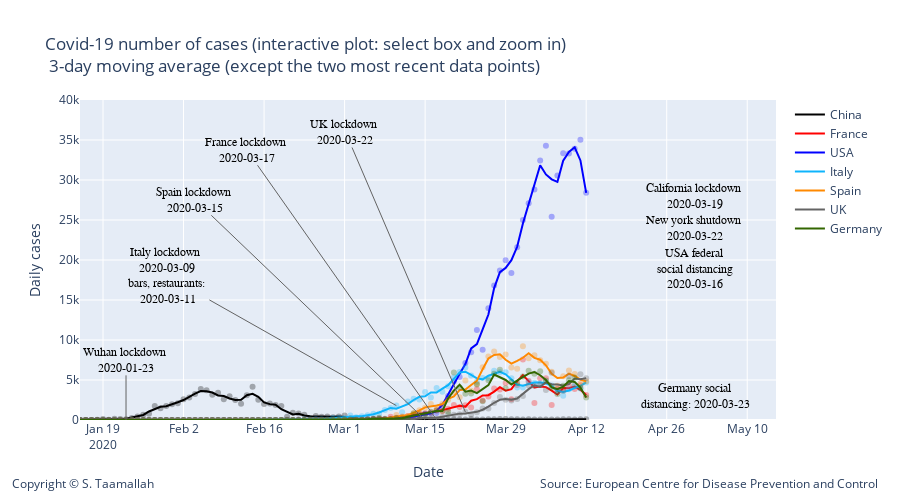

Here is the notebook cell this chart was saved with:
### Code cell
degree = 1
#smooth_italy = smoothTriangle(df_italy['deaths'],degree)

smooth_china = smoothTriangle(df_china['cases'], degree)
smooth_france = smoothTriangle(df_france['cases'], degree)
smooth_italy = smoothTriangle(df_italy['cases'],degree)
smooth_usa = smoothTriangle(df_usa['cases'],degree)
smooth_uk = smoothTriangle(df_uk['cases'],degree)
smooth_germany = smoothTriangle(df_germany['cases'],degree)
smooth_spain = smoothTriangle(df_spain['cases'],degree)
smooth_korea = smoothTriangle(df_korea['cases'],degree)
smooth_netherlandss = smoothTriangle(df_netherlands['cases'],degree)

smooth_china = smooth_3day(df_china['cases'])
smooth_france = smooth_3day(df_france['cases'])
smooth_italy = smooth_3day(df_italy['cases'])
smooth_usa = smooth_3day(df_usa['cases'])
smooth_uk = smooth_3day(df_uk['cases'])
smooth_germany = smooth_3day(df_germany['cases'])
smooth_spain = smooth_3day(df_spain['cases'])
smooth_korea = smooth_3day(df_korea['cases'])
smooth_netherlandss = smooth_3day(df_netherlands['cases'])











# Add traces
trace1 = go.Scatter(
        x=df_china.index, 
        y=df_china['cases'],
        mode='markers',
        name='China daily cases',
        line_color='rgba(0, 0, 0, .3)',
        showlegend=False,
)

trace11 = go.Scatter(
        x=df_china.index, 
        y=smooth_china,
        mode='lines',
        name='China',
        line_color='rgba(0, 0, 0, 1)',
)


trace2 = go.Scatter(
        x=df_france.index, 
        y=df_france['cases'],
        mode='markers',
        name='France',
        line_color='rgba(256, 0, 0, .3)',
        showlegend=False,
)

trace22 = go.Scatter(
        x=df_france.index, 
        y=smooth_france,
        mode='lines',
        name='France',
        line_color='rgba(256, 0, 0, 1)',
)


trace3 = go.Scatter(
        x=df_usa.index, 
        y=df_usa['cases'],
        mode='markers',
        name='USA',
        line_color='rgba(0, 0, 255, .3)',
    showlegend=False,
)

trace33 = go.Scatter(
        x=df_usa.index, 
        y=smooth_usa,
        mode='lines',
        name='USA',
        line_color='rgba(0, 0, 255, 1)',
)
    
    
trace4 = go.Scatter(
        x=df_italy.index, 
        y=df_italy['cases'],
        mode='markers',
        name='Italy',
        line_color='rgba(14, 180, 252, .3)',
    showlegend=False,
)

trace44 = go.Scatter(
        x=df_italy.index, 
        y=smooth_italy,
        mode='lines',
        name='Italy',
        line_color='rgba(14, 180, 252, 1)',
)

trace5 = go.Scatter(
        x=df_spain.index, 
        y=df_spain['cases'],
        mode='markers',
        name='Spain',
        line_color='rgba(255, 137, 0, .3)',
    showlegend=False,
)

trace55 = go.Scatter(
        x=df_spain.index, 
        y=smooth_spain,
        mode='lines',
        name='Spain',
        line_color='rgba(255, 137, 0, 1)',
)


trace6 = go.Scatter(
        x=df_uk.index, 
        y=df_uk['cases'],
        mode='markers',
        name='UK',
        line_color='rgba(100, 100, 100, .3)',
    showlegend=False
)

trace66 = go.Scatter(
        x=df_uk.index, 
        y=smooth_uk,
        mode='lines',
        name='UK',
        line_color='rgba(100, 100, 100, 1)',
)

trace7 = go.Scatter(
        x=df_germany.index, 
        y=df_germany['cases'],
        mode='markers',
        name='Germany',
        line_color='rgba(51, 102, 0, .3)',
    showlegend=False,
)

trace77 = go.Scatter(
        x=df_germany.index, 
        y=smooth_germany,
        mode='lines',
        name='Germany',
        line_color='rgba(51, 102, 0, 1)',
)


data = [trace1,trace11, trace2, trace22, trace3, trace33, trace4, trace44, trace5, trace55, trace6, trace66, trace7, trace77]

layout = go.Layout(
    title="Covid-19 number of cases (interactive plot: select box and zoom in) <br> 3-day moving average (except the two most recent data points)",
    width=900,
    height=500,
    
    # Top left
    xaxis=dict(
        title='Date',
        range=['2020-01-15', '2020-05-15'],
    ),
    yaxis=dict(
        title='Daily cases',
        #type='log',
        range=[0,40000],
        anchor='x'
    ),
    
      annotations=[
        dict(
            x=1.15,
            y=-0.23,
            showarrow=False,
            text='Source: European Centre for Disease Prevention and Control',
            xref='paper',
            yref='paper'
        ),
        
        dict(
            x=-0.1,
            y=-0.23,
            showarrow=False,
            text='Copyright © S. Taamallah ',
            xref='paper',
            yref='paper'
        )
    ],
    
)



fig = go.Figure(data=data, layout=layout)



fig.add_annotation(
        x='2020-01-23',
        y=20,
        xref="x",
        yref="y",
        text="Wuhan lockdown <br> 2020-01-23 ",
        showarrow=True,
        font=dict(
            family="Courier New, monospace",
            size=12,
            color="black"
            ),
        align="center",
        arrowhead=0,
        arrowsize=1,
        arrowwidth=1,
        arrowcolor="#636363",
        ax=0,
        ay=-60,
        #bordercolor="#c7c7c7",
        #borderwidth=2,
        #borderpad=4,
        #bgcolor="#ff7f0e",
        #opacity=0.8
        )


fig.add_annotation(
        x='2020-03-10',
        y=1800,
        xref="x",
        yref="y",
        text="Italy lockdown <br> 2020-03-09 <br> bars, restaurants: <br> 2020-03-11",
        showarrow=True,
        font=dict(
            family="Courier New, monospace",
            size=12,
            color="black"
            ),
        align="center",
        arrowhead=0,
        arrowsize=1,
        arrowwidth=1,
        arrowcolor="#636363",
        ax=-230,
        ay=-130,
        #bordercolor="#c7c7c7",
        #borderwidth=2,
        #borderpad=4,
        #bgcolor="#ff7f0e",
        #opacity=0.8
        )


fig.add_annotation(
            x='2020-03-17',
            y=30,
            text="France lockdown <br> 2020-03-17 ",
            showarrow=True,
            font=dict(
            family="Courier New, monospace",
            size=12,
            color="black",
            ),
        align="center",
        arrowhead=0,
        arrowsize=1,
        arrowwidth=1,
        arrowcolor="#636363",
        ax=-190,
        ay=-270,
)


fig.add_annotation(
            x='2020-03-15',
            y=20,
            text="Spain lockdown <br> 2020-03-15 ",
            showarrow=True,
            font=dict(
            family="Courier New, monospace",
            size=12,
            color="black",
            ),
        align="center",
        arrowhead=0,
        arrowsize=1,
        arrowwidth=1,
        arrowcolor="#636363",
        ax=-230,
        ay=-220,
)


fig.add_annotation(
            x='2020-03-22',
            y=1000,
            text="UK lockdown <br> 2020-03-22 ",
            showarrow=True,
            font=dict(
            family="Courier New, monospace",
            size=12,
            color="black",
            ),
        align="center",
        arrowhead=0,
        arrowsize=1,
        arrowwidth=1,
        arrowcolor="#636363",
        ax=-120,
        ay=-280,
)

fig.add_annotation(
            x='2020-05-01',
            y=3000,
            text="Germany social <br> distancing: 2020-03-23 ",
            showarrow=False,
            font=dict(
            family="Courier New, monospace",
            size=12,
            color="black",
            ),
        align="center",
        arrowhead=0,
        arrowsize=1,
        arrowwidth=1,
        arrowcolor="#636363",
        ax=600,
        ay=-60,
)

fig.add_annotation(
            x='2020-05-01',
            y=19000,
            text="USA federal <br> social distancing <br> 2020-03-16 ",
            showarrow=False,
            font=dict(
            family="Courier New, monospace",
            size=12,
            color="black",
            ),
        align="center",
        arrowhead=0,
        arrowsize=1,
        arrowwidth=1,
        arrowcolor="#636363",
        ax=600,
        ay=-520,
)

fig.add_annotation(
            x='2020-05-01',
            y=24000,
            text="New york shutdown <br> 2020-03-22 ",
            showarrow=False,
            font=dict(
            family="Courier New, monospace",
            size=12,
            color="black",
            ),
        align="center",
        arrowhead=0,
        arrowsize=1,
        arrowwidth=1,
        arrowcolor="#636363",
        ax=600,
        ay=-420,
)



fig.add_annotation(
            x='2020-05-01',
            y=28000,
            text="California lockdown <br> 2020-03-19 ",
            showarrow=False,
            font=dict(
            family="Courier New, monospace",
            size=12,
            color="black",
            ),
        align="center",
        arrowhead=0,
        arrowsize=1,
        arrowwidth=1,
        arrowcolor="#636363",
        ax=600,
        ay=-320,
)

fig.show()
from plotly.offline import plot
plot(fig, filename="STaamallah_covid19_analysis_chart_3_20200410.html", auto_open = False)

#from IPython.display import HTML, display
#display(HTML('STaamallah_covid19_analysis_chart_3_20200403.html'), metadata=dict(isolated=True))
